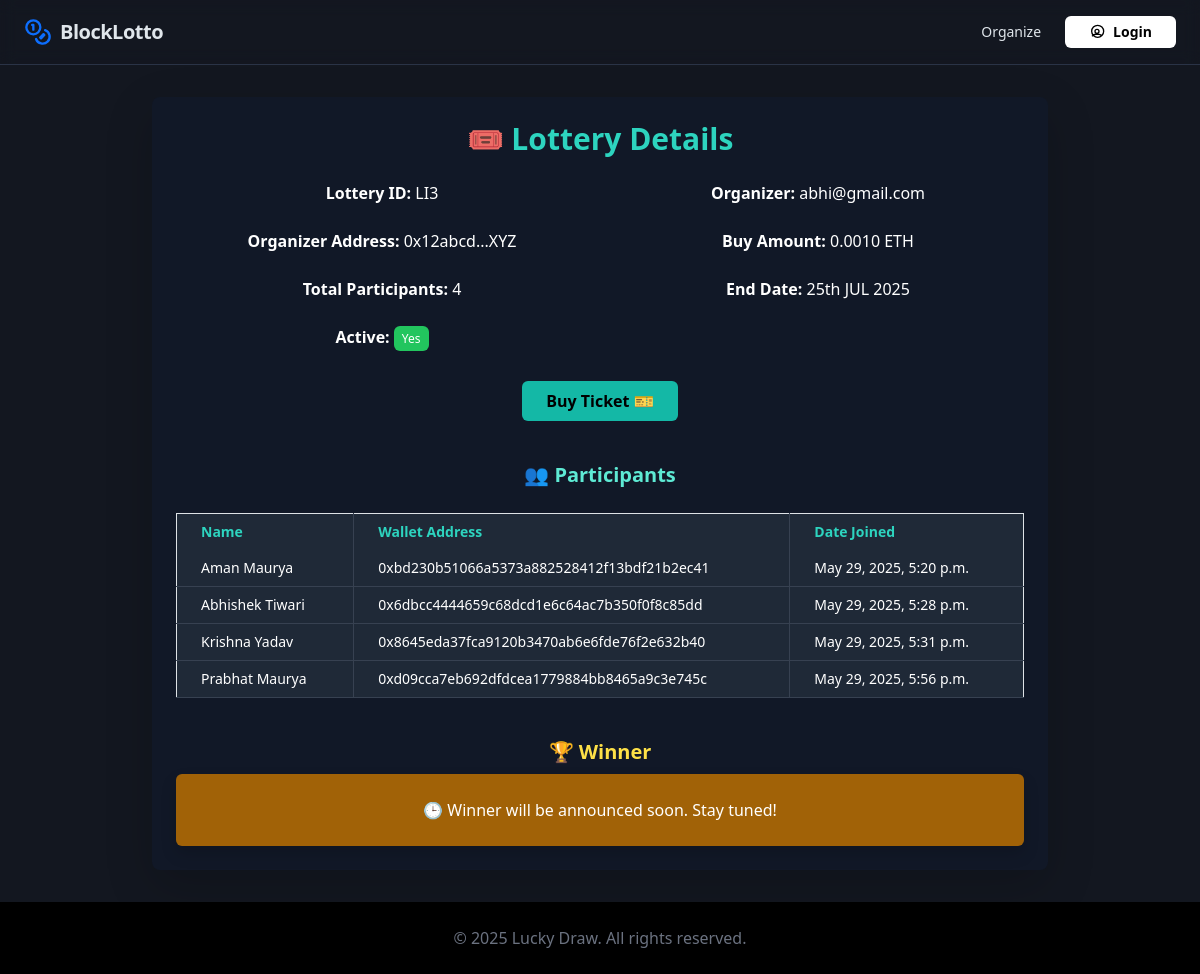
/runninglotteryview/3/, run on the app's committed database.
### lottery_app/models.py (models this page shows, shortened)
class Lottery(models.Model):
    lottery_id = models.AutoField(primary_key=True)
    organizer = models.ForeignKey(User, on_delete=models.CASCADE)
    lottery_name = models.CharField(max_length=100)
    amount = models.DecimalField(max_digits=10, decimal_places=4)
    contract_address = models.CharField(max_length=42, unique=True)
    is_active = models.BooleanField(default=True)
    winner_address = models.CharField(max_length=42, blank=True, null=True)
    created_at = models.DateTimeField(auto_now_add=True)
    is_Deployed =  models.BooleanField(default=False)
    image_field = models.ImageField(upload_to='static/lottery_images/', blank=True, null=True)
    description = models.TextField(blank=True, null=True)

class User(AbstractBaseUser):
    User_id = models.AutoField(primary_key=True)  # Optional, Django adds this by default
    name = models.CharField(max_length=255)
    email = models.EmailField(unique=True)
    date_of_birth = models.DateField()
    phone_number = models.CharField(max_length=15, unique=True)
    address = models.TextField()
    walet_address = models.CharField(max_length=42, unique=True, null=True, blank=True)
    date_joined = models.DateTimeField(default=timezone.now)  # Automatically sets signup date
    is_active = models.BooleanField(default=True)
    is_staff = models.BooleanField(default=False)
    is_superuser = models.BooleanField(default=False)
    objects = UserManager()
    USERNAME_FIELD = 'email'
    REQUIRED_FIELDS = ['phone_number', 'name', 'date_of_birth', 'walet_address']
    def __str__(self):
        return self.email

class Participant(models.Model):
    participant_id = models.AutoField(primary_key=True)
    lottery = models.ForeignKey(Lottery, on_delete=models.CASCADE)
    name = models.CharField(max_length=100)
    age = models.IntegerField()
    mobile_number = models.CharField(max_length=15)
    wallet_address = models.CharField(max_length=42)
    is_winner = models.BooleanField(default=False)
    wining_amount = models.DecimalField(max_digits=10, decimal_places=4, blank=True, null=True)
    lottery_number = models.CharField(max_length=10, blank=True, null=True)
    created_at = models.DateTimeField(auto_now_add=True)

### lottery_app/views.py (the view)
# urls.py: path('runninglotteryview/<int:lottery_id>/', views.runninglotteryview, name='runninglotteryview'),
def runninglotteryview(request,lottery_id):
    lottery = get_object_or_404(Lottery, lottery_id=lottery_id)
    participants = Participant.objects.filter(lottery=lottery)
    return render(request, 'lottery_app/runninglottery.html', {'lottery': lottery, 'participants': participants})

### lottery_app/templates/lottery_app/runninglottery.html (shortened to what this page needs)
{% extends 'lottery_app/basic.html' %}
{% block content %}
<div class="bg-gray-900 text-white p-6 rounded-lg shadow-lg max-w-4xl mx-auto">
    <h2 class="text-3xl font-bold mb-6 text-teal-400">🎟️ Lottery Details</h2>
    <div class="grid grid-cols-1 md:grid-cols-2 gap-4 mb-6">
        <div><b>Lottery ID:</b> LI{{ lottery.lottery_id }}</div>
        <div><b>Organizer:</b> {{ lottery.organizer }}</div>
        <div><b>Organizer Address:</b> 0x12abcd...XYZ</div>
        <div><b>Buy Amount:</b> {{ lottery.amount }} ETH</div>
        <div><b>Total Participants:</b> {{ participants|length }}</div>
        <div><b>End Date:</b> 25th JUL 2025</div>
        <div><b>Active:</b>
            <span class="px-2 py-1 rounded bg-green-500 text-white text-xs">
                {{ lottery.is_active|yesno:"Yes,No" }}
            </span>
        </div>
    </div>
    <a href="{% url 'buy' lottery.lottery_id %}"
       class="bg-teal-500 hover:bg-teal-600 text-black font-bold py-2 px-4 rounded inline-block mt-2">
        Buy Ticket 🎫
    </a>
    <div class="mt-10">
        <h3 class="text-xl font-semibold mb-4 text-teal-300">👥 Participants</h3>
        <div class="overflow-x-auto">
            <table class="w-full text-sm text-left text-white border border-gray-700">
                <thead class="bg-gray-800 text-teal-400">
                    <tr>
                        <th class="px-4 py-2 border-r border-gray-700">Name</th>
                        <th class="px-4 py-2 border-r border-gray-700">Wallet Address</th>
                        <th class="px-4 py-2">Date Joined</th>
                    </tr>
                </thead>
                <tbody>
                    {% for p in participants %}
                    <tr class="bg-gray-800 border-b border-gray-700">
                        <td class="px-4 py-2 border-r border-gray-700">{{ p.name }}</td>
                        <td class="px-4 py-2 border-r border-gray-700">{{ p.wallet_address }}</td>
                        <td class="px-4 py-2">{{ p.created_at }}</td>
                    </tr>
                    {% empty %}
                    <tr>
                        <td colspan="3" class="text-center py-4">No participants yet.</td>
                    </tr>
                    {% endfor %}
                </tbody>
            </table>
        </div>
    </div>
    <div class="mt-10">
        <h3 class="text-xl font-semibold mb-2 text-yellow-300">🏆 Winner</h3>
        {% with winner_found=False %}
        {% if not winner_found %}
            <div class="p-4 bg-yellow-700 text-white rounded shadow">
                🕒 Winner will be announced soon. Stay tuned!
            </div>
        {% endif %}
    {% endwith %}
    </div>
</div>
{% endblock %}

### lottery_app/templates/lottery_app/basic.html (style rules this page uses)
:root { --background: 220 25% 10%; --foreground: 210 20% 90%; --card: 220 25% 15%; --card-foreground: 210 20% 90%; --popover: 220 25% 12%; --popover-foreground: 210 20% 90%; --primary: 180 100% 25%; --primary-foreground: 0 0% 100%; --secondary: 220 20% 25%; --secondary-foreground: 210 15% 75%; --muted: 220 25% 20%; --muted-foreground: 210 15% 60%; --accent: 180 100% 25%; --accent-foreground: 0 0% 100%; --destructive: 0 60% 50%; --destructive-foreground: 0 0% 100%; --border: 220 25% 22%; --input: 220 25% 22%; --ring: 180 100% 35%; --radius: 0.5rem; }
body { background-color: hsl(var(--background)); color: hsl(var(--foreground)); font-family: Arial, Helvetica, sans-serif; }
.bg-background { background-color: hsl(var(--background)); }
.text-foreground { color: hsl(var(--foreground)); }
.rounded-lg { border-radius: var(--radius); }
.shadow-lg { box-shadow: 0 10px 15px -3px rgba(0, 0, 0, 0.1), 0 4px 6px -2px rgba(0, 0, 0, 0.05); }

### data on the page
Lottery: lottery_id "3", organizer "abhi@gmail.com", amount "0.0010", is_active "Yes"
Participant: name "Aman Maurya", wallet_address "0xbd230b51066a5373a882528412f13bdf21b2ec41", created_at "May 29, 2025, 5:20 p.m."
Participant: name "Abhishek Tiwari", wallet_address "0x6dbcc4444659c68dcd1e6c64ac7b350f0f8c85dd", created_at "May 29, 2025, 5:28 p.m."
Participant: name "Krishna Yadav", wallet_address "0x8645eda37fca9120b3470ab6e6fde76f2e632b40", created_at "May 29, 2025, 5:31 p.m."
Participant: name "Prabhat Maurya", wallet_address "0xd09cca7eb692dfdcea1779884bb8465a9c3e745c", created_at "May 29, 2025, 5:56 p.m."

### other printed values
{{ participants|length }} "4"
